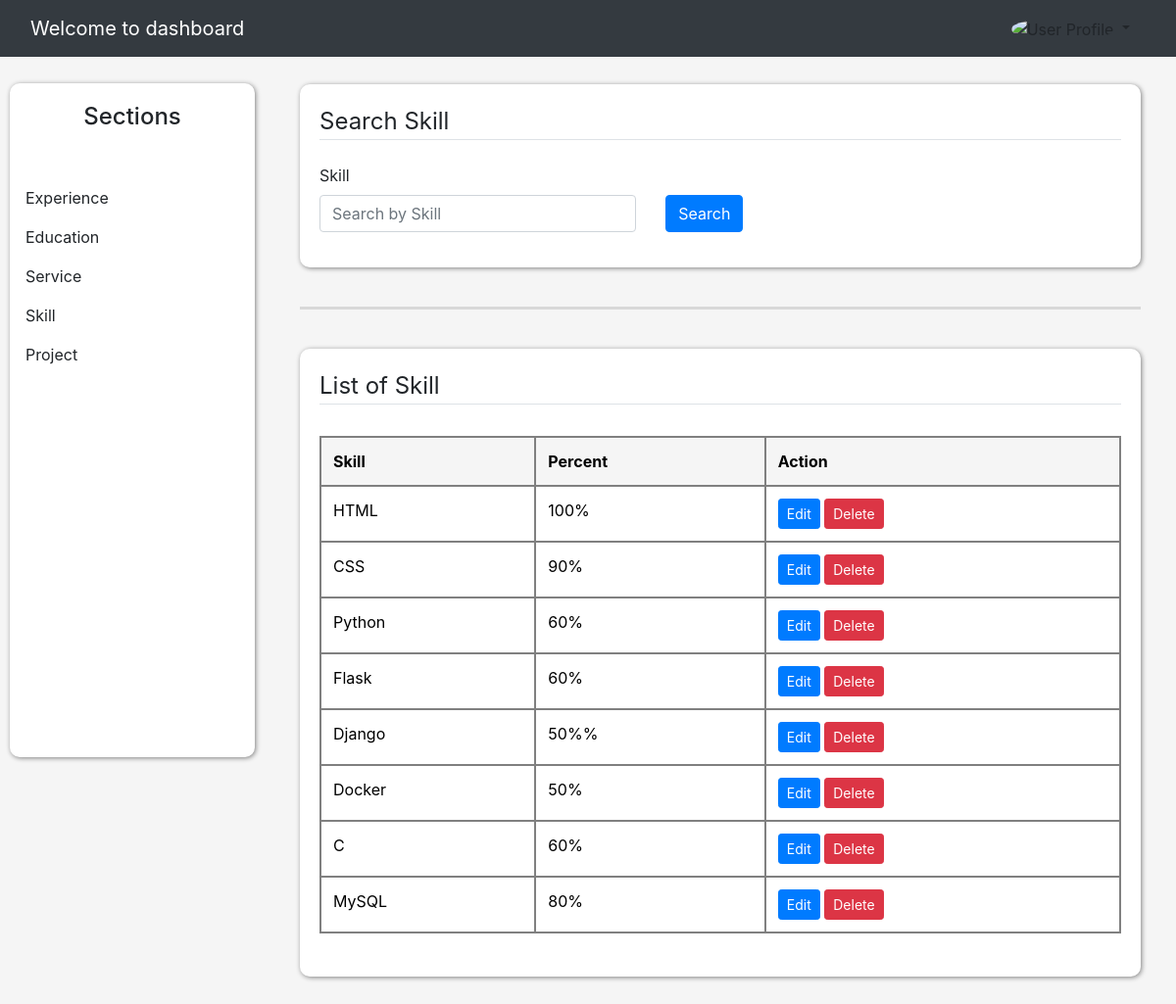
/dashboard/list_skills (signed in), run on the app's committed database.
### website/models.py (models this page shows, shortened)
class Skill(db.Model):
    id = db.Column(db.Integer, primary_key=True)
    title = db.Column(db.String(50), nullable=False)
    percent = db.Column(db.String(50), nullable=False)
    user_id = db.Column(db.Integer, db.ForeignKey('user.id'), nullable=False)
    date_posted = db.Column(db.DateTime, nullable=False, default=datetime.utcnow)

### website/route_sections/skill.py (the view)
@app.route('/dashboard/list_skills', methods=['GET'])
@login_required
def skill():
    user_id = current_user.id
    degree = request.args.get('degree', '')
    school = request.args.get('school', '')
    query = Skill.query.filter_by(user_id=user_id)
    if degree:
        query = query.filter(Skill.degree.ilike(f'%{degree}%'))
    if school:
        query = query.filter(Skill.school.ilike(f'%{school}%'))
    skills = query.all()
    return render_template('admin/Skills/list_skills.html', skills=skills)

### website/models.py (called while the page is built)
@login_manager.user_loader
def load_user(user_id):
    return User.query.get(int(user_id))

### website/templates/admin/Skills/list_skills.html (shortened to what this page needs)
{% extends "admin/Experiences/experience.html" %}
{% block content %}
<div class="cl-crud">
    <legend class="border-bottom mb-4">Search Skill</legend>
    <form method="GET" action="{{ url_for('skill') }}" class="mb-3 mt-4">
        <div class="row align-items-end">
            <div class="col-md-5">
                <label class="form-control-label" >Skill</label>
                <input type="text" name="skill" class="form-control" placeholder="Search by Skill" value="{{ request.args.get('skill', '') }}">
            </div>
            <div class="col-md-1 d-grid">
                <button type="submit" class="btn btn-primary">Search</button>
            </div>
        </div>
    </form>
</div>
<br>
<hr>
<br>
<div class="list-section">
    <legend class="border-bottom">List of Skill</legend>
    <p-card class="m-1 mt-1 mb-1">
        <table class="table table-bordered">
            <thead>
                <tr>
                    <th scope="col">Skill</th>
                    <th scope="col">Percent</th>
                    <th scope="col-2">Action</th>
                </tr>
            </thead>
            <tbody>
                {% if skills %}
                    {% for skill in skills %}
                    <tr>
                        <td>{{ skill.title }}</td>
                        <td>{{ skill.percent }}%</td>
                        <td>
                            <a href="{{ url_for('update_skill', skill_id=skill.id) }}" class="btn btn-sm btn-primary cl-edit">
                                <span>Edit</span>
                            </a>
                            <a href="{{ url_for('delete_skill', skill_id=skill.id) }}" class="btn btn-sm btn-danger cl-delete" onclick="return confirm('Are you sure you want to delete this item?');">
                                <span>Delete</span>
                            </a>
                        </td>
                    </tr>
                    {% endfor %}
                {% else %}
                    <tr>
                        <td colspan="6" class="text-center">Result not found</td>
                    </tr>
                {% endif %}
            </tbody>
        </table>
    </p-card>
</div>
{% endblock content %}

### website/static/css/dashboard.css (style rules this page uses)
body { background: whitesmoke; }
.list-section, .cl-crud { background: white; box-shadow: 1px 1px 5px gray; padding: 20px; border-radius: 10px; }
hr { margin-top: 1rem; margin-bottom: 1rem; border: 0; border-top: 3px solid gray; }
.table thead th { vertical-align: bottom; border-bottom: 2px solid gray; background: whitesmoke; }
.table-bordered td, .table-bordered th { border: 2px solid gray; }
.table-bordered { border: 2px solid gray; }
.table { width: 100%; margin-bottom: 0rem; color: #212529; }

### data on the page
Skill: title "HTML", percent "100"
Skill: title "CSS", percent "90"
Skill: title "Python", percent "60"
Skill: title "Flask", percent "60"
Skill: title "Django", percent "50%"
Skill: title "Docker", percent "50"
Skill: title "C", percent "60"
Skill: title "MySQL", percent "80"
